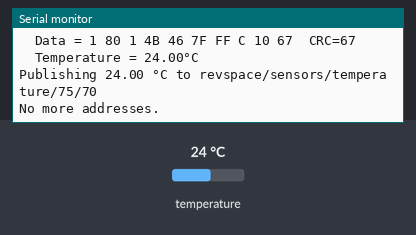
Bench run of a sketch on a simulated ESP8266 (NodeMCU). On the bench: the last lines printed to the serial monitor. Inputs (shaded band) come from the test bench; at power-on: temperature 24 °C. WiFi joins after 1.5 s; servers stay silent unless stated; no MQTT or app messages arrive unless stated.

Above: at 2.7 s.
2.8 s: temperature set to 12 °C
At 13.4 s:
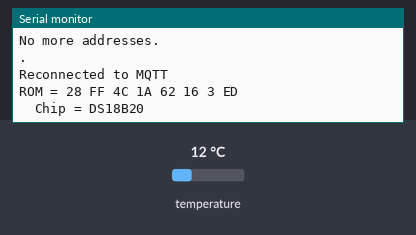
15.1 s: temperature set to 28 °C
At 25.4 s:
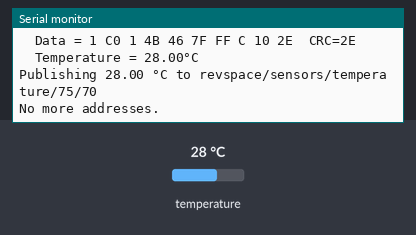
26.1 s: temperature set to 33 °C
At 36.4 s:
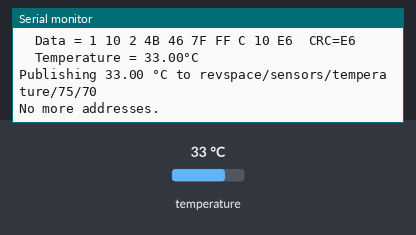
37.1 s: temperature set to 7 °C
At 47.3 s:
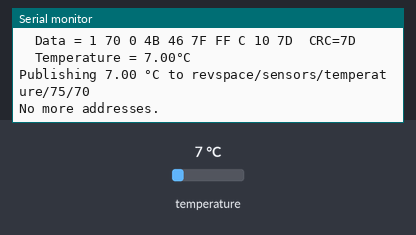
48.2 s: temperature set to 10 °C
At 58.3 s:
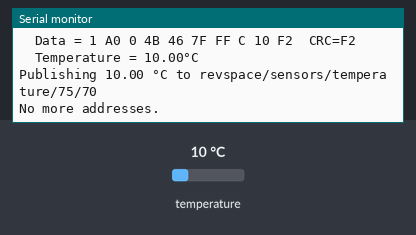
59.2 s: temperature set to 8 °C
At 69.3 s:
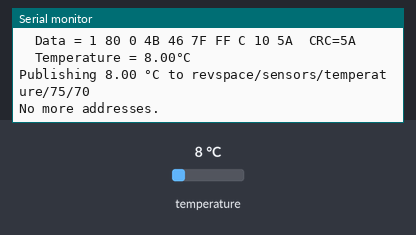
Timing chart, 0 to 70.8 s (numbered marks = the images above; inputs shaded):
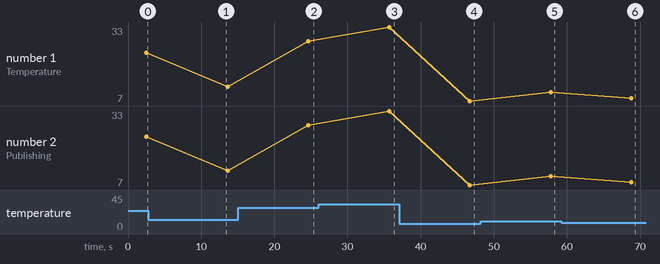

Measured:
- after the input at 15.1 s, the serial monitor: prints a new line after 9.6 s (image 2)
- after the input at 26.1 s, the serial monitor: prints a new line after 9.6 s (image 3)
- after the input at 37.1 s, the serial monitor: prints a new line after 9.6 s (image 4)
- after the input at 48.2 s, the serial monitor: prints a new line after 9.6 s (image 5)
- after the input at 59.2 s, the serial monitor: prints a new line after 9.6 s (image 6)
- plotted number 1: 24 → 12 after the input at 2.8 s, 28 → 33 after the input at 26.1 s, 10 → 8 after the input at 59.2 s
- plotted number 2: 24 → 12 after the input at 2.8 s, 28 → 33 after the input at 26.1 s, 10 → 8 after the input at 59.2 s

The sketch:

esp_tempnode.ino
```cpp
/*
 * RevSpace SensorNode
 *
 * 1wire Temp sensor on an ESP8266 connected to GPIO 5 (don't forget pullup 4.7k!)
 *
 *
 */
#include <EEPROM.h>
#include <OneWire.h>
#include <ESP8266WiFi.h>
#include <WiFiClient.h>

#include <PubSubClient.h>

// WiFi settings
const char ssid[] = "revspace-pub-2.4ghz";  //  your network SSID (name)
const char pass[] = "";       // your network password
const char* mqtt_server = "mosquitto.space.revspace.nl";

void onMqttMessage(char* topic, byte* payload, unsigned int length);

WiFiClient espClient;
PubSubClient client(mqtt_server, 1883, onMqttMessage, espClient);

OneWire  ds(5);  // on pin 10 (a 4.7K resistor is necessary)

long lastMsg = 0;
char msg[50];
int value = 0;
long lastReconnectAttempt = 0;
float celsius, fahrenheit;
String adres1wire;

void setup() {
  WiFi.mode(WIFI_STA);
  WiFi.disconnect();

  // put your setup code here, to run once:
  Serial.begin(115200);
  Serial.println();

  // We start by connecting to a WiFi network
  Serial.print("Connecting to ");

  Serial.println(ssid);
  WiFi.begin(ssid, pass);

  while (WiFi.status() != WL_CONNECTED) {
    delay(50);
    Serial.print(".");
  }
  Serial.println("");

  Serial.print("WiFi connected to: ");
  Serial.println(ssid);

  Serial.print("IP address: ");
  Serial.println(WiFi.localIP());
  Serial.println();

}

void loop() {

  // put your main code here, to run repeatedly:
  if (client.connected()) {
    // Client connected
    client.loop();
  } else {
    Serial.println(".");
    long verstreken = millis();
    if (verstreken - lastReconnectAttempt > 5000) {
      lastReconnectAttempt = verstreken;
      // Attempt to reconnect
      if (reconnect()) {
        lastReconnectAttempt = 0;
      }
    }
  }

  while(temperatuur());
  delay(10000);
}

boolean reconnect() {
  if (client.connect("sensor01")) {
    Serial.println("Reconnected to MQTT");
    // Once connected, publish an announcement...
    client.publish("revspace/sensorgrid", "hello world!");
    client.loop();
  }
  return client.connected();
}

void onMqttMessage(char* topic, byte* payload, unsigned int length) {

}


void mqtt_publish (String topic, String message) {
  Serial.println();
  Serial.print("Publishing ");
  Serial.print(message);
  Serial.print(" to ");
  Serial.println(topic);

  char t[100], m[100];
  topic.toCharArray(t, sizeof t);
  message.toCharArray(m, sizeof m);

  client.publish(t, m, /*retain*/ 1);
}

boolean temperatuur() {
  byte i;
  byte present = 0;
  byte type_s;
  byte data[12];
  byte addr[8];
  adres1wire = "";
  if ( !ds.search(addr)) {
    Serial.println("No more addresses.");
    Serial.println();
    ds.reset_search();

    return false;

  }

  Serial.print("ROM =");
  for ( i = 0; i < 8; i++) {
    Serial.write(' ');
    Serial.print(addr[i], HEX);
  }
  for ( i = 0; i < 8; i++) {
    if (addr[i] < 16) {
      adres1wire += "0";
    }
    adres1wire += String(addr[i], HEX);
  }
  Serial.println();

  if (OneWire::crc8(addr, 7) != addr[7]) {
    Serial.println("CRC is not valid!");
    return false;
  }
  Serial.println();

  // the first ROM byte indicates which chip
  switch (addr[0]) {
    case 0x10:
      Serial.println("  Chip = DS18S20");  // or old DS1820
      type_s = 1;
      break;
    case 0x28:
      Serial.println("  Chip = DS18B20");
      type_s = 0;
      break;
    case 0x22:
      Serial.println("  Chip = DS1822");
      type_s = 0;
      break;
    default:
      Serial.println("Device is not a DS18x20 family device.");
      return false;
  }

  ds.reset();
  ds.select(addr);
  ds.write(0x44, 1);        // start conversion, with parasite power on at the end

  delay(1000);     // maybe 750ms is enough, maybe not
  // we might do a ds.depower() here, but the reset will take care of it.

  present = ds.reset();
  ds.select(addr);
  ds.write(0xBE);         // Read Scratchpad

  Serial.print("  Data = ");
  Serial.print(present, HEX);
  Serial.print(" ");
  for ( i = 0; i < 9; i++) {           // we need 9 bytes
    data[i] = ds.read();
    Serial.print(data[i], HEX);
    Serial.print(" ");
  }
  Serial.print(" CRC=");
  Serial.print(OneWire::crc8(data, 8), HEX);
  Serial.println();

  // Convert the data to actual temperature
  // because the result is a 16 bit signed integer, it should
  // be stored to an "int16_t" type, which is always 16 bits
  // even when compiled on a 32 bit processor.
  int16_t raw = (data[1] << 8) | data[0];
  if (type_s) {
    raw = raw << 3; // 9 bit resolution default
    if (data[7] == 0x10) {
      // "count remain" gives full 12 bit resolution
      raw = (raw & 0xFFF0) + 12 - data[6];
    }
  } else {
    byte cfg = (data[4] & 0x60);
    // at lower res, the low bits are undefined, so let's zero them
    if (cfg == 0x00) raw = raw & ~7;  // 9 bit resolution, 93.75 ms
    else if (cfg == 0x20) raw = raw & ~3; // 10 bit res, 187.5 ms
    else if (cfg == 0x40) raw = raw & ~1; // 11 bit res, 375 ms
    //// default is 12 bit resolution, 750 ms conversion time
  }
  celsius = (float)raw / 16.0;
  Serial.print("  Temperature = ");
  Serial.print(celsius);
  Serial.println("°C");

// Byte 2 is zone
// Byte 3 is id
  String zone    = String(data[2], DEC);
  String id      = String(data[3], DEC);
  String topic   = "revspace/sensors/temperature/" + zone + "/" + id;
  String message = String(celsius, 2) + " °C";
  mqtt_publish(topic, message);

  return true;
}
```
